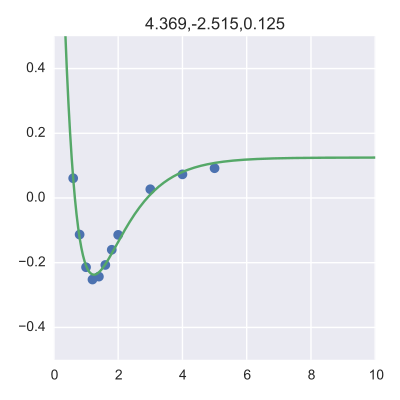

This chart was generated by the following Python code:
tab=[[0.6, "+0.061", "+0.1827", 3.65], [0.8, -0.113, "+0.2079", 4.16], [1.0, -0.214, "+0.2138", 4.28], [1.2, -0.252, "+0.2047", 4.09], [1.4, -0.243, "+0.1862", 3.72], [1.6, -0.207, "+0.1634", 3.27], [1.8, -0.16, "+0.1404", 2.81], [2.0, -0.114, "+0.1192", 2.38], [3.0, "+0.027", "+0.0555", 1.11], [4.0, "+0.073", "+0.0313", 0.63], [5.0, "+0.092", "+0.0200", 0.4], [20.0, "+0.125", "+0.0013", 0.03], [30.0, "+0.125", 0.0006, 0.01], [40.0, "+0.125", 0.0003, "6e-3"], [50.0, "+0.125", 0.0002, "4e-3"], [100.0, "+0.125", "5e-5", "1e-3"], ["\\infty", "+0.125", "#ERROR", "#ERROR"]]
import sys
import numpy as np
from matplotlib import pyplot as plt
import seaborn as sns

a = np.array(tab[:-1], dtype=float)
x = a[:, 0]
g = a[:, 1]
z = np.polyfit(np.exp(-x), g, 2)
z[-1] = 0.125
p = np.poly1d(z)
xx = np.linspace(0.0, 10.0, 200)
fig, ax = plt.subplots(1, 1)
ax.plot(x, g, 'o')
ax.plot(xx, p(np.exp(-xx)), '-')
ax.set_xlim(0.0, 10)
ax.set_ylim(-0.5, 0.5)
ax.set_title(','.join(['{:.3f}'.format(_) for _ in z]))
figname = sys.argv[0].replace('.py', '.pdf')
fig.set_size_inches(4, 4)
fig.tight_layout()
fig.savefig(figname)
print(figname)
